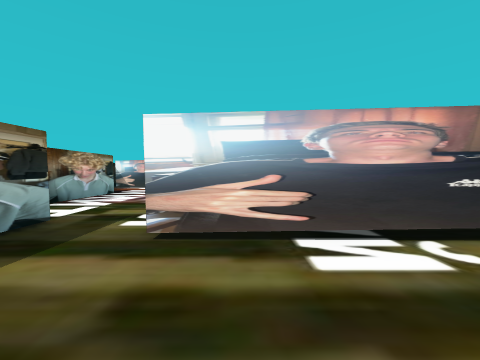
view 1 (above)

12 first-person views from a walk through a scene from a Unity 3-D project. The camera is 0.58 m above the floor, tilts 2° down and sees 90° across. The floor is counted in squares, 1 m on a side. Each view is taken from the middle of a square. On the plan, view 1 faces up. The plan holds only what a view shows up to about 9 squares ahead; the rest is blank. The player character is not drawn.

view 2
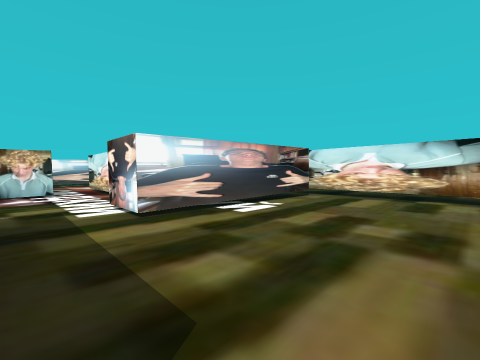

view 3
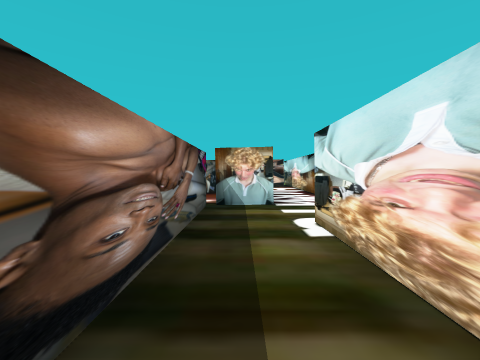

view 4
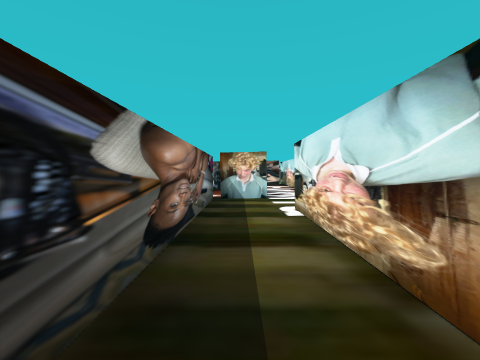

view 5
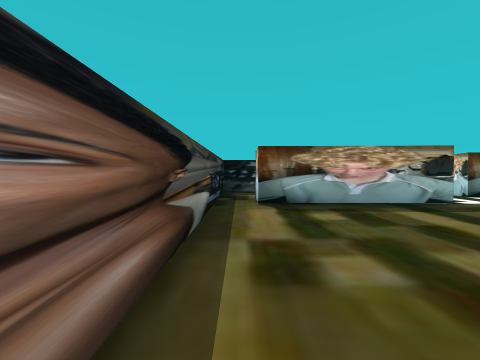

view 6
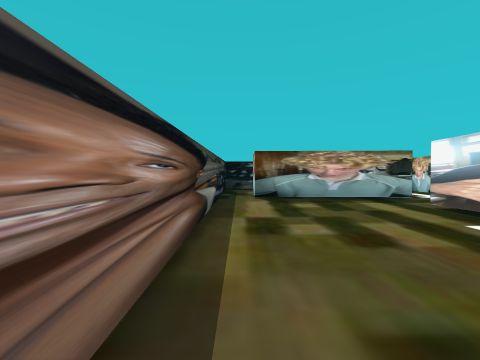

view 7
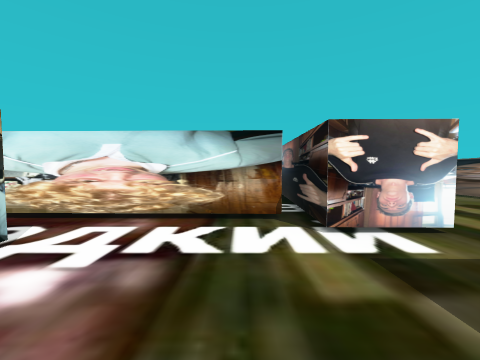

view 8
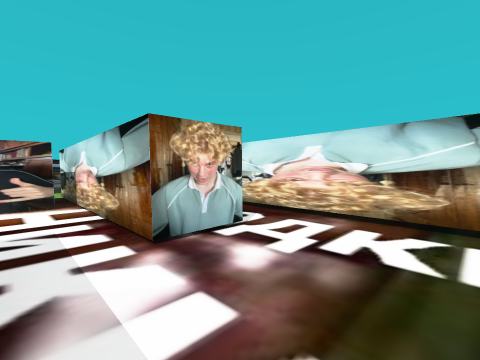

view 9
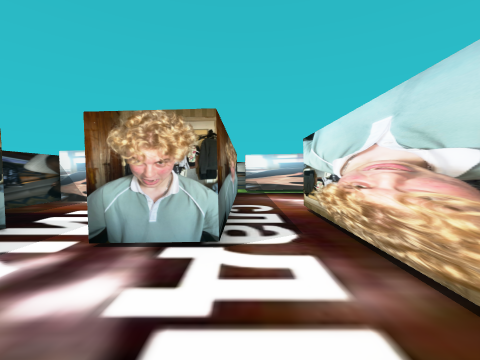

view 10
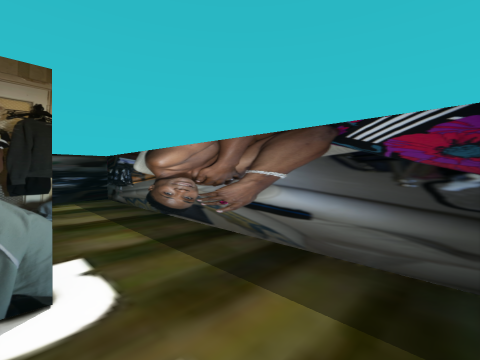

view 11
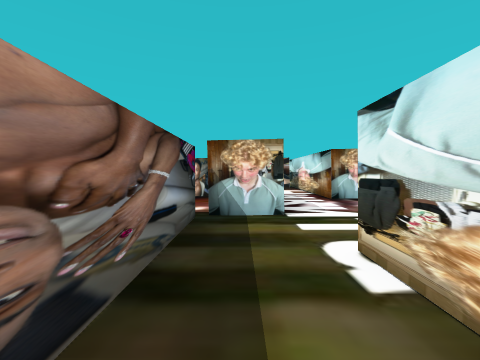

view 12
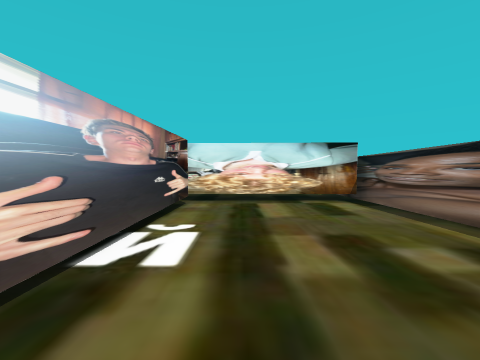

### Floor plan
Ten units are one square. View 1 is at (0, 0); x grows to the right and y downward. Boxes are objects, and circles mark ways between rooms. Rooms are numbered by the first view taken in them; rooms with no view inside come last. Other rooms are left out.
<svg viewBox="-56 -110 102 130">
<path fill="none" stroke="#000" d="M33 -19 -8 -20M37 14 37 -23M-22 -28 -22 7 -32 7M-36 15 41 15M-46 -41 -46 15 -36 15M-12 -58 -22 -58 -21 -105M-45 -66 -51 -66M-1 -35 0 -76M-8 -20 -8 -32 20 -31M-46 -89 -46 -76M-32 3 -32 -28"/>
<rect x="-45" y="-65" width="10" height="30" fill="#bbb"><title>other object</title></rect>
<rect x="-45" y="-105" width="20" height="20" fill="#bbb"><title>other object</title></rect>
<circle cx="-25" cy="10" r="3" fill="#2a7"/>
<text x="10" y="0">1</text>
<text x="-30" y="-50">2</text>
</svg>
Room 1 opens to room 2.

Where each view was taken, in squares from view 1:
view 1: 0 up, 0 right, facing up
view 2: 1 down, 2 left, facing up-right
view 3: 0 up, 4 left, facing up
view 4: 1 down, 4 left, facing up
view 5: 1 down, 2 right, facing left
view 6: 1 down, 3 right, facing left
view 7: 4 up, 3 left, facing right
view 8: 4 up, 3 left, facing up-right
view 9: 4 up, 1 left, facing up
view 10: 4 up, 3 left, facing down-left
view 11: 1 up, 4 left, facing up
view 12: 1 up, 1 left, facing right
